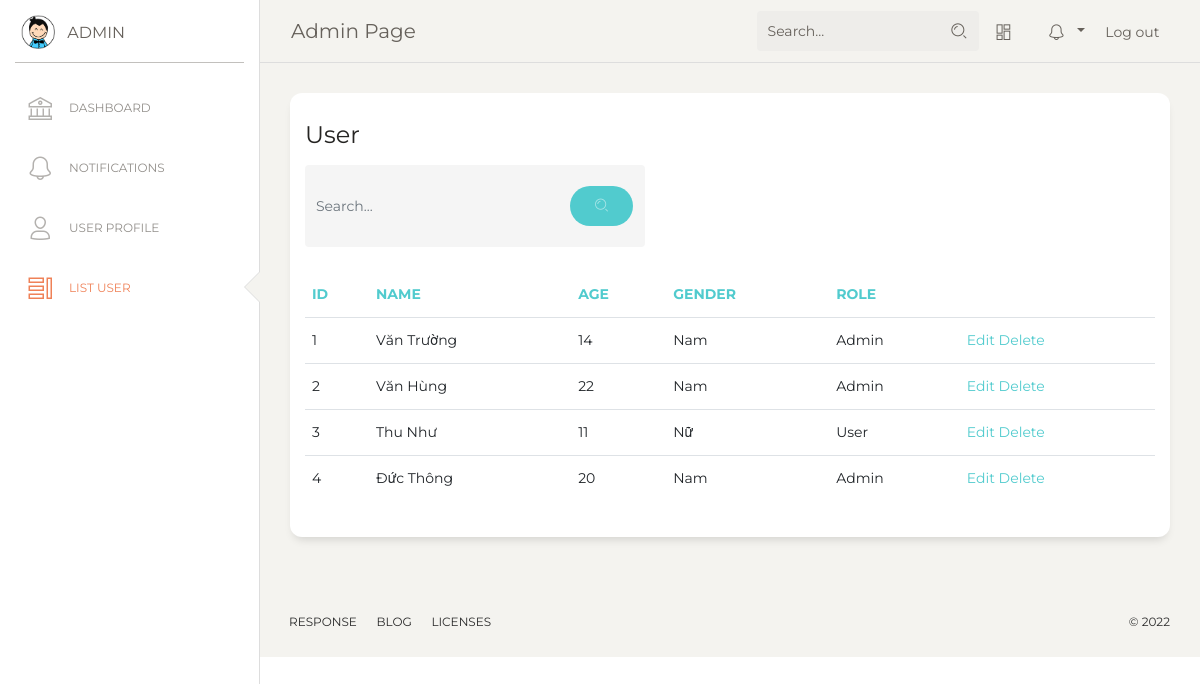
The app's page /home/tablelist (signed in) with its own data.
### home/models.py (models this page shows)
class People(models.Model):
    ID = models.IntegerField(primary_key=True, null=False, default=0)
    Name = models.CharField(max_length=100,null=True)
    Age = models.IntegerField(null=True)
    Gender = models.IntegerField(null=True)
    RFID = models.CharField(max_length=15,null=True)
    RoleID = models.IntegerField(null=True)

### home/views.py (the view)
# urls.py: path('home/tablelist', views.listUser, name='tablelist'),
def listUser(request):
    people = People.objects.all().order_by('ID')
    if(request.session['role_id']==1):
        return render(request, 'tablelist/index.html', {"people": people})
    return HttpResponse('Chuc nang nay chi danh cho admin')

### templates/tablelist/index.html (shortened to what this page needs)
{% extends 'home/base.html'%}
{% load static%}
{% block sidebarblock%}
 <div class="sidebar-wrapper">
       <ul class="nav">
          <li>
            <a href="./dashboard">
              <i class="nc-icon nc-bank"></i>
              <p>Dashboard</p>
            </a>
          </li>
          <li >
            <a href="{% url 'home:notification' %}">
              <i class="nc-icon nc-bell-55"></i>
              <p>Notifications</p>
            </a>
          </li>
          <li >
            <a href="{% url 'home:detail' request.session.people_id %}">
              <i class="nc-icon nc-single-02"></i>
              <p>User Profile</p>
            </a>
          </li>
          {% if request.session.role_id == 1 %}
          <li class="active" >
            <a href="{% url 'home:tablelist' %}">
              <i class="nc-icon nc-tile-56"></i>
              <p>List User </p>
            </a>
          </li>
          {% endif%}
        </ul>
      </div>
          {% endblock %}
   {% block contentblock%}
      <div class="content">
        <div class="row">
          <div class="col-md-12">
            <div class="card">
              <div class="card-header">
                <h4 class="card-title">User</h4>
                 <form method="post" action="{% url 'home:search' %}">
                  <div style="width:40%" class="input-group no-border" >
                    <input  type="text" name="strSearch" value="" class="form-control" placeholder="Search..." >
                    <div class="input-group-append">
                      <div class="input-group-text">
                        <button type="submit" class="btn btn-primary btn-round"><i class="nc-icon nc-zoom-split"></i></button>
                      </div>
                    </div>
                  </div>
                </form>
              </div>
              <div class="card-body">
                <div class="table-responsive">
                  <table class="table">
                    <thead class=" text-primary">
                      <th>
                        ID
                      </th>
                      <th>
                        Name
                      </th>
                      <th>
                        Age
                      </th>
                      <th >
                        Gender
                      </th>
                      <th >
                        Role
                      </th>
                    </thead>
                    <tbody>
                    {% for item in people%}
                      <tr>
                        <td>
                          {{item.ID}}
                        </td>
                        <td>
                          {{item.Name}}
                        </td>
                        <td>
                          {{item.Age}}
                        </td>
                        <td>
                          {% if item.Gender == 1  %}
                            Nam
                          {% else %} Nữ
                          {%endif%}
                        </td>
                        <td>
                          {% if item.RoleID == 1  %}
                            Admin
                          {% else %} User
                          {%endif%}
                        </td>
                        <td>
                          <a href="{% url 'home:detail' item.ID %}">Edit</a>
                          <a href="{% url 'home:delete' item.ID %}">Delete</a>
                        </td>
                      </tr>
                    {% endfor%}
                    </tbody>
                  </table>
                </div>
              </div>
            </div>
          </div>
        </div>
      </div>
    {% endblock %}

### records on screen
People: ID "1", Name "Văn Trường", Age "14", Gender "Nam", RoleID "Admin"
People: ID "2", Name "Văn Hùng", Age "22", Gender "Nam", RoleID "Admin"
People: ID "3", Name "Thu Như", Age "11", Gender "Nữ", RoleID "User"
People: ID "4", Name "Đức Thông", Age "20", Gender "Nam", RoleID "Admin"
